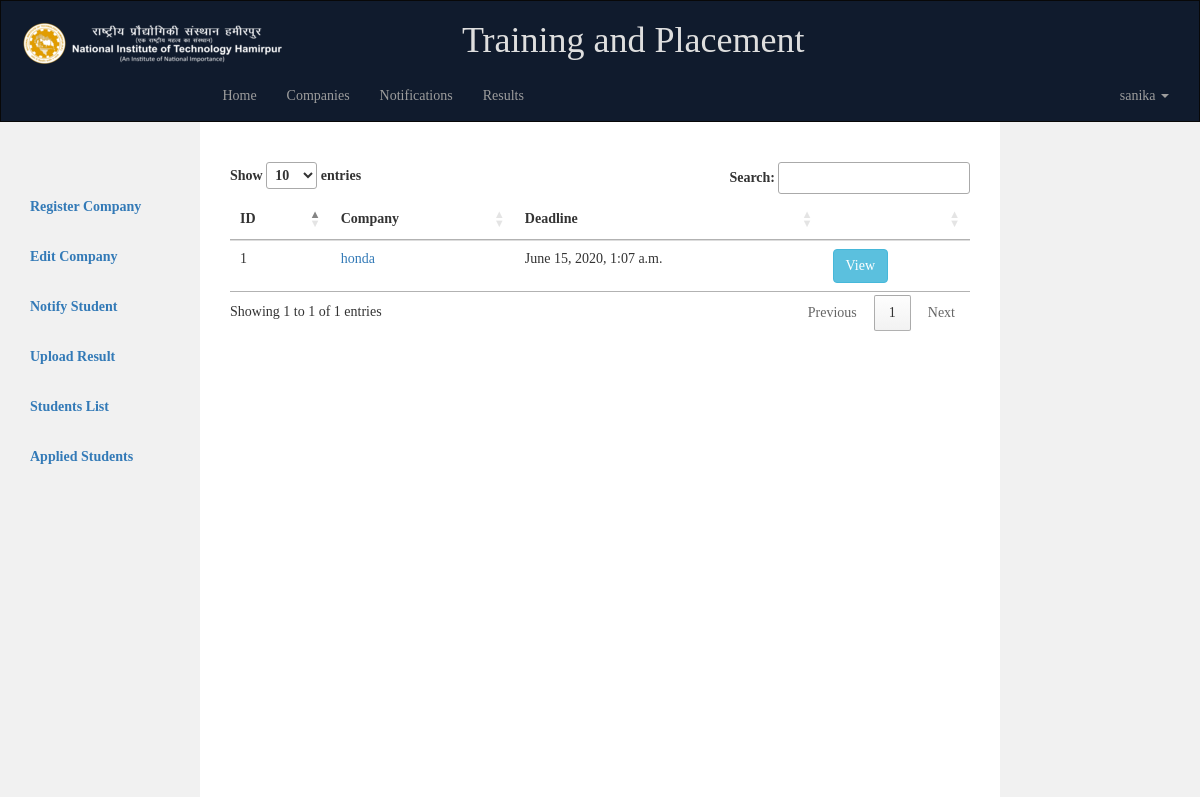
Page /appliedstudents/ (signed in) on the committed database.
### app/models.py (models this page shows, shortened)
class Admin(models.Model):
	name		  =	models.CharField(max_length=50)
	email		  =	models.EmailField(max_length=60,unique=True)
	password	  =	models.CharField(max_length=12)
	other_details =	models.CharField(max_length=1000,null=True,blank=True)

class Company(models.Model):
	c_id		=	models.AutoField(primary_key=True)
	name		=	models.CharField(max_length=40)
	be_criteria	=	models.FloatField(blank=True,null=True)
	me_criteria	=	models.FloatField(blank=True,null=True)
	back		=	models.CharField(max_length=100,blank=True,null=True) ## 1. No Criteria 2. Active not Allowed 3. Passive not allowed
	position    =   models.CharField(max_length=30,null=True,blank=True)
	salary      =   models.FloatField(blank=True, null=True)
	ppt_date	=	models.DateTimeField(null=True,blank=True)
	hired_count = 	models.IntegerField(null=True,blank=True)
	other_details=	models.CharField(max_length=1000,null=True,blank=True)
	placed_url =	models.CharField(max_length=500, null=True, blank=True)
	reg_start	=	models.DateTimeField(null=True,blank=True)
	reg_end		=	models.DateTimeField(null=True,blank=True)
	reg_link	=	models.CharField(max_length=1000,null=True,blank=True)
	status 		=	models.CharField(max_length=50,null=True,blank=True)
	lock 		=	models.BooleanField(default=False)
	y_id		=	models.ForeignKey(Year,null=True,blank=True, on_delete=models.DO_NOTHING)							#foreign key to year table
	applied_students=	models.ManyToManyField('Student',blank=True)									#student can apply to many companies and a company can have many students
	hidden		=	models.BooleanField(default=False)
	code_name	=	models.CharField(max_length=20,null=True,blank=True)

### app/views.py (the view)
# urls.py: url(r'^appliedstudents/$',views.get_applied_students_page),
def get_applied_students_page(request):
    if not request.session.get("name"):
        return render(request,'app/redirect2.html',{})
    email = request.session["email"]
    if Admin.objects.filter(email=email).exists():
        name = request.session["name"]
        year = Year.objects.all().order_by('-y_id')[0]
        companies = Company.objects.filter(y_id=year).order_by('-ppt_date')
        login = 1
        return render(request,'app/appliedStudents.html',{"companies":companies,"login":login,"name":name})
    else:
        return HttpResponse("Not permitted to access")

### app/templates/app/appliedStudents.html (shortened to what this page needs)
<!DOCTYPE html>
<html lang="en">
<head>
  <link rel="stylesheet" href="/static/css/bootstrap.min.css">
      <link rel="stylesheet" href="https://cdn.datatables.net/1.10.15/css/jquery.dataTables.min.css">
  </head>
<body>
<nav class="navbar navbar-inverse">
  <div class="container-fluid">
<h1 class="text-center">
<a class="pull-left" href="/">
<img class="img-responsive" style="vertical-align: bottom;" src="/static/pict_logo.png" alt="pict logo"/>
</a><span style="margin-left: -20%; color: rgb(222, 222, 222);">Training and Placement</span></h1>
    <div class="collapse navbar-collapse" id="myNavbar">
      <ul class="nav navbar-nav" style="margin-left:15.5%;">
            <li><a href="/">Home</a></li>
            <li><a href="/companies/">Companies</a></li>
            <li><a href="/notifications/">Notifications</a></li>
            <li><a href="/results/">Results</a></li>
      </ul>
      <ul class="nav navbar-nav navbar-right">
    <li class="dropdown">
          <a class="dropdown-toggle" data-toggle="dropdown" href="#">{{name}} <span class="caret"></span></a>
        </li>
     </ul>
    </div>
  </div>
</nav>
<div class="container-fluid ">
  <div class="row content">
    <div class="col-sm-2 sidenav ">
    {% if login == 1 %}
 <div class="navbar1"  >
      <ul class="nav navbar-nav" >
    <br><br>
      <li><a href="/pregister/"><b>Register  Company</b></a></li>
      <li><a href="/pedit/"><b>Edit Company</b></a> </li>
      <li><a href="/pnotify/"><b>Notify Student</b></a> </li>
      <li><a href="/presult/"><b>Upload Result</b></a> </li>
      <li ><a href="/students/"><b>Students List</b></a></li>
      <li><a href="/appliedstudents/"><b>Applied Students</b></a> </li>
    </ul>
    </div>
    {% endif %}
    </div>
    <div class="col-sm-8 text-left">
<br><br><div style="margin-botftom:20px"></div>
<div class="col-sm-12">
  <div class="table-responsive">
  <table class="table" id="myTable">
     <thead>
      <tr>
        <th>ID</th>
        <th>Company</th>
        <th>Deadline</th>
        <th></th>
      </tr>
    </thead>
    <tbody>
{% for company in companies %}
      <tr>
        <td>{{forloop.counter}}</td>
        <td> <a href= /company/{{company.c_id}}/ > {{company.name }}</a> </td>
        <td>{{company.reg_end}}</td>
        <td><a href = /{{company.c_id}}/viewstudents/><button type="button"  class="btn btn-info" >View</button></a></td>
      </tr>
      {% endfor %}
    </tbody>
  </table>
  </div>
      </div>
    </div>
    <div class="col-sm-2 sidenav">
    </div>
  </div>
</div>
</body>
</html>

### app/templates/app/appliedStudents.html (style rules this page uses)
.navbar { margin-bottom: 0; border-radius: 0; background-color:#101B2D; font-family: Georgia, Times, "Times New Roman", serif; }
.navbar1 { margin-bottom: 0; border-radius: 0; font-family: Georgia, Times, "Times New Roman", serif; }
.row.content { height: 450px }
.sidenav { padding-top: 20px; background-color: #f1f1f1; height: 150%; }
body { font-family: Georgia, Times, "Times New Roman", serif; }

### rows in the picture
Admin: name "sanika"
Company: name "honda", reg_end "June 15, 2020, 1:07 a.m."
